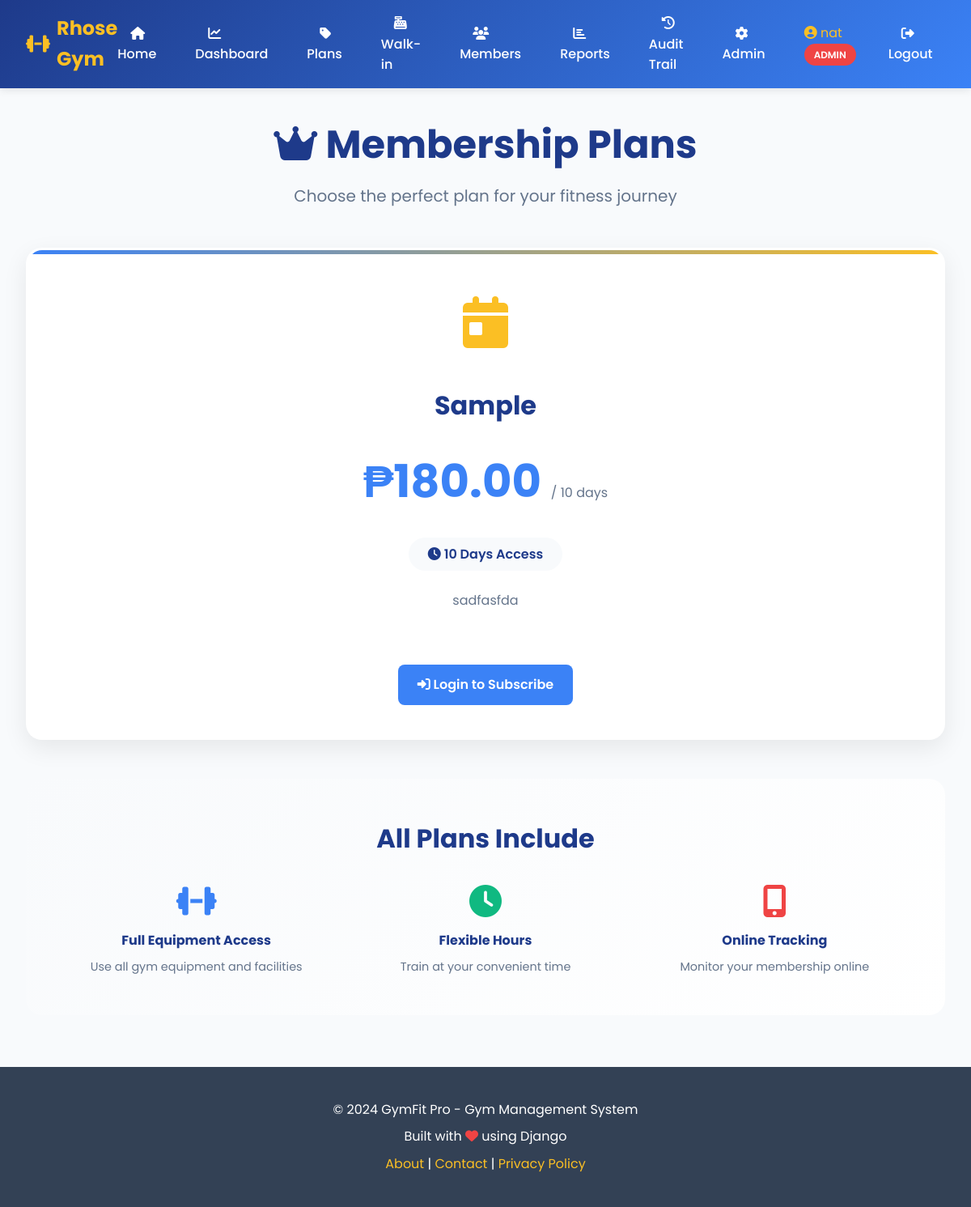
The page /plans/ (signed in) on the database its author committed.
### gym_app/models.py (models this page shows, shortened)
class User(AbstractUser):
    ROLE_CHOICES = [
        ('admin', 'Admin'),
        ('staff', 'Staff'),
        ('member', 'Member'),
    ]
    role = models.CharField(max_length=10, choices=ROLE_CHOICES, default='member')
    mobile_no = models.CharField(max_length=20, blank=True, null=True)
    address = models.TextField(blank=True, null=True)
    birthdate = models.DateField(blank=True, null=True)
    age = models.IntegerField(blank=True, null=True)
    kiosk_pin = models.CharField(
        max_length=6,
        blank=True,
        null=True,
        unique=True,
        help_text="6-digit PIN for kiosk check-in/out",
        verbose_name="Kiosk PIN"
    )
    created_at = models.DateTimeField(auto_now_add=True)
    updated_at = models.DateTimeField(auto_now=True)
    class Meta:
        db_table = 'users'
        verbose_name = 'User'
        verbose_name_plural = 'Users'
    def is_admin(self):
        return self.role == 'admin' or self.is_superuser
    def is_staff_or_admin(self):
        return self.role in ['admin', 'staff'] or self.is_superuser or self.is_staff

class MembershipPlan(models.Model):
    name = models.CharField(max_length=100)
    duration_days = models.IntegerField(help_text="Duration in days")
    price = models.DecimalField(max_digits=10, decimal_places=2)
    description = models.TextField(blank=True, null=True)
    is_active = models.BooleanField(default=True)
    created_at = models.DateTimeField(auto_now_add=True)
    updated_at = models.DateTimeField(auto_now=True)
    class Meta:
        db_table = 'membership_plans'
        verbose_name = 'Membership Plan'
        verbose_name_plural = 'Membership Plans'
        ordering = ['price']

### gym_app/views.py (the view)
# urls.py: path('plans/', views.membership_plans_view, name='membership_plans'),
@login_required
def membership_plans_view(request):
    plans = MembershipPlan.objects.filter(is_active=True).order_by('price')
    current_membership = None
    if request.user.role == 'member':
        current_membership = UserMembership.objects.filter(
            user=request.user,
            status='active'
        ).first()
    context = {
        'plans': plans,
        'current_membership': current_membership,
    }
    return render(request, 'gym_app/membership_plans.html', context)

### templates/gym_app/membership_plans.html (shortened to what this page needs)
{% extends 'gym_app/base.html' %}
{% block content %}
{% load static %}
<link rel="stylesheet" href="{% static 'gym_app/css/pages/membership_plans.css' %}">
<div class="page-header">
    <h1><i class="fas fa-crown"></i> Membership Plans</h1>
    <p>Choose the perfect plan for your fitness journey</p>
</div>
<div class="plans-grid">
    {% for plan in plans %}
    <div class="plan-card">
        <div class="plan-icon">
            <i class="fas fa-{% if plan.duration_days <= 30 %}calendar-day{% elif plan.duration_days <= 90 %}calendar-week{% else %}calendar-alt{% endif %}"></i>
        </div>
        <h2 class="plan-name">{{ plan.name }}</h2>
        <div class="plan-price">
            ₱{{ plan.price }}
            <small>/ {{ plan.duration_days }} days</small>
        </div>
        <div class="plan-duration">
            <i class="fas fa-clock"></i> {{ plan.duration_days }} Days Access
        </div>
        <p class="plan-description">
            {{ plan.description|default:"Full access to all gym facilities, equipment, and amenities for the duration of your membership." }}
        </p>
        {% if user.is_authenticated and user.role == 'member' %}
            {% if current_membership %}
                {% if current_membership.plan.id == plan.id %}
                    <button class="btn btn-success" disabled style="opacity: 0.6;">
                        <i class="fas fa-check"></i> Current Plan
                    </button>
                {% else %}
                    <button class="btn btn-primary" disabled style="opacity: 0.6;">
                        <i class="fas fa-info-circle"></i> Already Subscribed
                    </button>
                {% endif %}
            {% else %}
                <a href="{% url 'subscribe_plan' plan.id %}" class="btn btn-gold">
                    <i class="fas fa-shopping-cart"></i> Subscribe Now
                </a>
            {% endif %}
        {% else %}
            <a href="{% url 'login' %}" class="btn btn-primary">
                <i class="fas fa-sign-in-alt"></i> Login to Subscribe
            </a>
        {% endif %}
    </div>
    {% endfor %}
</div>
<div style="background: linear-gradient(135deg, var(--light-bg) 0%, var(--white) 100%); padding: 3rem; border-radius: 20px; margin-top: 3rem;">
    <h2 style="text-align: center; color: var(--primary-blue); font-size: 2rem; margin-bottom: 2rem;">
        All Plans Include
    </h2>
    <div style="display: grid; grid-template-columns: repeat(auto-fit, minmax(250px, 1fr)); gap: 2rem;">
        <div style="text-align: center;">
            <i class="fas fa-dumbbell" style="font-size: 2.5rem; color: var(--secondary-blue); margin-bottom: 1rem;"></i>
            <h4 style="color: var(--primary-blue); margin-bottom: 0.5rem;">Full Equipment Access</h4>
            <p style="color: var(--gray); font-size: 0.9rem;">Use all gym equipment and facilities</p>
        </div>
        <div style="text-align: center;">
            <i class="fas fa-clock" style="font-size: 2.5rem; color: var(--success); margin-bottom: 1rem;"></i>
            <h4 style="color: var(--primary-blue); margin-bottom: 0.5rem;">Flexible Hours</h4>
            <p style="color: var(--gray); font-size: 0.9rem;">Train at your convenient time</p>
        </div>
        <div style="text-align: center;">
            <i class="fas fa-mobile-alt" style="font-size: 2.5rem; color: var(--danger); margin-bottom: 1rem;"></i>
            <h4 style="color: var(--primary-blue); margin-bottom: 0.5rem;">Online Tracking</h4>
            <p style="color: var(--gray); font-size: 0.9rem;">Monitor your membership online</p>
        </div>
    </div>
</div>
{% endblock %}

### templates/gym_app/base.html (shortened to what this page needs)
<!DOCTYPE html>
<html lang="en">
<head>
    <link rel="stylesheet" href="https://cdnjs.cloudflare.com/ajax/libs/font-awesome/6.4.0/css/all.min.css">
    {% load static %}
    <link rel="stylesheet" href="{% static 'gym_app/css/base/base.css' %}">
</head>
<body>
    <nav class="navbar">
        <div class="container">
            <a href="{% url 'home' %}" class="navbar-brand">
                <i class="fas fa-dumbbell"></i>
                Rhose Gym
            </a>
            <ul class="navbar-menu">
                <li><a href="{% url 'home' %}"><i class="fas fa-home"></i> Home</a></li>
                {% if user.is_authenticated %}
                    <li><a href="{% url 'dashboard' %}"><i class="fas fa-chart-line"></i> Dashboard</a></li>
                    <li><a href="{% url 'membership_plans' %}"><i class="fas fa-tag"></i> Plans</a></li>
                    {% if user.is_staff_or_admin %}
                        <li><a href="{% url 'walkin_purchase' %}"><i class="fas fa-cash-register"></i> Walk-in</a></li>
                        <li><a href="{% url 'members_list' %}"><i class="fas fa-users"></i> Members</a></li>
                    {% endif %}
                    {% if user.is_admin %}
                        <li><a href="{% url 'reports' %}"><i class="fas fa-chart-bar"></i> Reports</a></li>
                        <li><a href="{% url 'audit_trail' %}"><i class="fas fa-history"></i> Audit Trail</a></li>
                        <li><a href="/admin/"><i class="fas fa-cog"></i> Admin</a></li>
                    {% endif %}
                    <li>
                        <span style="color: var(--gold); margin-right: 0.5rem;">
                            <i class="fas fa-user-circle"></i> {{ user.get_full_name|default:user.username }}
                            <span class="user-badge badge-{{ user.role }}">{{ user.role }}</span>
                        </span>
                    </li>
                    <li><a href="{% url 'logout' %}"><i class="fas fa-sign-out-alt"></i> Logout</a></li>
                {% else %}
                    <li><a href="{% url 'about' %}"><i class="fas fa-info-circle"></i> About</a></li>
                    <li><a href="{% url 'login' %}"><i class="fas fa-sign-in-alt"></i> Login</a></li>
                    <li><a href="{% url 'register' %}" class="btn-gold"><i class="fas fa-user-plus"></i> Sign Up</a></li>
                {% endif %}
            </ul>
        </div>
    </nav>
    <main class="main-content">
        {% block content %}{% endblock %}
    </main>
    <footer class="footer">
        <div class="container">
            <p>&copy; 2024 GymFit Pro - Gym Management System</p>
            <p>Built with <i class="fas fa-heart" style="color: var(--danger);"></i> using Django</p>
            <p>
                <a href="{% url 'about' %}">About</a> |
                <a href="#">Contact</a> |
                <a href="#">Privacy Policy</a>
            </p>
        </div>
    </footer>
</body>
</html>

### gym_app/static/gym_app/css/base/base.css (style rules this page uses)
* { margin: 0; padding: 0; box-sizing: border-box; }
:root { --primary-blue: #1e3a8a; --secondary-blue: #3b82f6; --gold: #fbbf24; --dark-gold: #f59e0b; --light-bg: #f8fafc; --white: #ffffff; --gray: #64748b; --dark-gray: #334155; --success: #10b981; --danger: #ef4444; --warning: #f59e0b; }
body { font-family: 'Poppins', sans-serif; background-color: var(--light-bg); color: var(--dark-gray); line-height: 1.6; }
.navbar { background: linear-gradient(135deg, var(--primary-blue) 0%, var(--secondary-blue) 100%); color: var(--white); padding: 1rem 0; box-shadow: 0 2px 10px rgba(0,0,0,0.1); position: sticky; top: 0; z-index: 1000; }
.navbar .container { max-width: 1200px; margin: 0 auto; padding: 0 2rem; display: flex; justify-content: space-between; align-items: center; }
.navbar-brand { font-size: 1.5rem; font-weight: 700; color: var(--gold); text-decoration: none; display: flex; align-items: center; gap: 0.5rem; }
.navbar-menu { display: flex; gap: 2rem; list-style: none; align-items: center; }
.navbar-menu a { color: var(--white); text-decoration: none; font-weight: 500; transition: color 0.3s; padding: 0.5rem 1rem; border-radius: 5px; }
.main-content { max-width: 1200px; margin: 2rem auto; padding: 0 2rem; min-height: calc(100vh - 200px); }
.footer { background-color: var(--dark-gray); color: var(--white); padding: 2rem 0; margin-top: 4rem; text-align: center; }
.footer .container { max-width: 1200px; margin: 0 auto; padding: 0 2rem; }
.footer p { margin: 0.5rem 0; }
.footer a { color: var(--gold); text-decoration: none; }
.btn { display: inline-block; padding: 0.75rem 1.5rem; border-radius: 8px; text-decoration: none; font-weight: 600; transition: all 0.3s; border: none; cursor: pointer; font-size: 1rem; }
.btn-primary { background-color: var(--secondary-blue); color: var(--white); }
.user-badge { display: inline-block; padding: 0.25rem 0.75rem; border-radius: 15px; font-size: 0.75rem; font-weight: 600; text-transform: uppercase; }
.badge-admin { background-color: var(--danger); color: var(--white); }

### gym_app/static/gym_app/css/pages/membership_plans.css (style rules this page uses)
.page-header { text-align: center; margin-bottom: 3rem; }
.page-header h1 { font-size: 3rem; color: var(--primary-blue); margin-bottom: 0.5rem; font-weight: 700; }
.page-header p { font-size: 1.25rem; color: var(--gray); }
.plans-grid { display: grid; grid-template-columns: repeat(auto-fit, minmax(300px, 1fr)); gap: 2rem; margin-bottom: 3rem; }
.plan-card { background: var(--white); border-radius: 20px; padding: 2.5rem; text-align: center; box-shadow: 0 10px 30px rgba(0, 0, 0, 0.08); transition: all 0.3s; border: 3px solid transparent; position: relative; overflow: hidden; }
.plan-card::before { content: ''; position: absolute; top: 0; left: 0; right: 0; height: 5px; background: linear-gradient(90deg, var(--secondary-blue), var(--gold)); }
.plan-icon { font-size: 4rem; margin-bottom: 1.5rem; color: var(--gold); }
.plan-name { font-size: 2rem; font-weight: 700; color: var(--primary-blue); margin-bottom: 1rem; }
.plan-price { font-size: 3.5rem; font-weight: 700; color: var(--secondary-blue); margin: 1.5rem 0; }
.plan-price small { font-size: 1rem; color: var(--gray); font-weight: 400; }
.plan-duration { display: inline-block; padding: 0.5rem 1.5rem; background-color: var(--light-bg); border-radius: 25px; color: var(--primary-blue); font-weight: 600; margin-bottom: 1.5rem; }
.plan-description { color: var(--gray); margin-bottom: 2rem; line-height: 1.6; min-height: 60px; }

### rows shown on the page
User: get_full_name "nat", role "ADMIN"
MembershipPlan: name "Sample", price "180.00", duration_days "10", description "sadfasfda"
